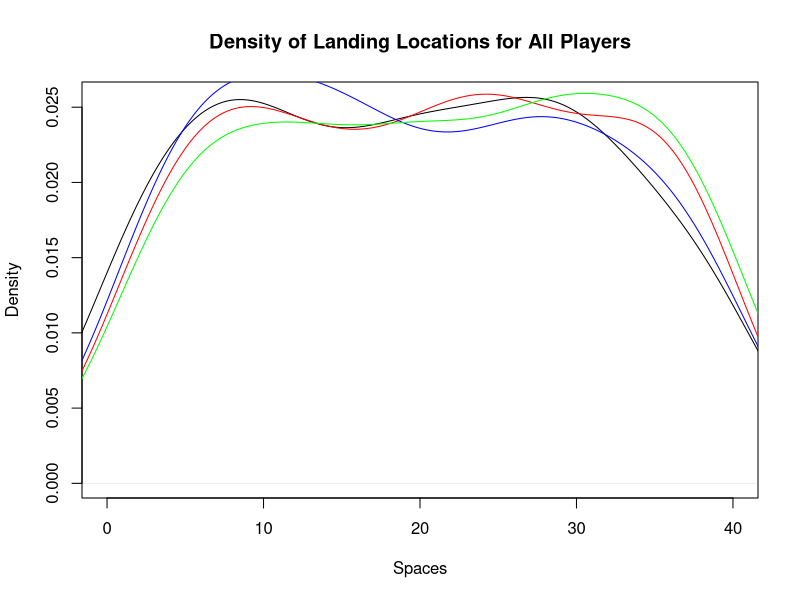
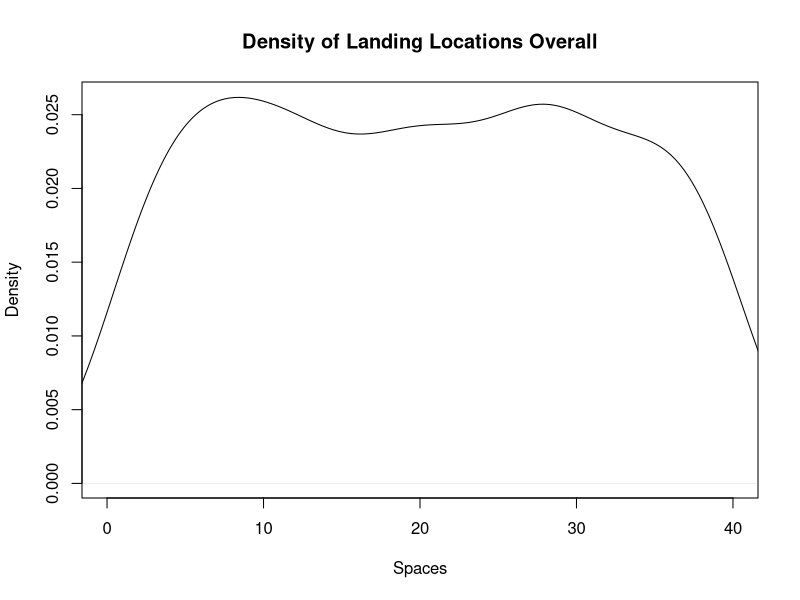
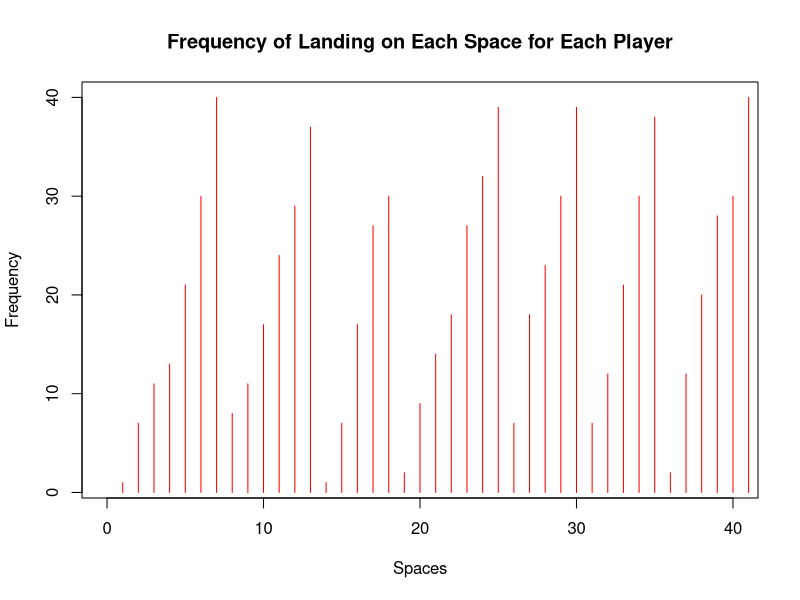
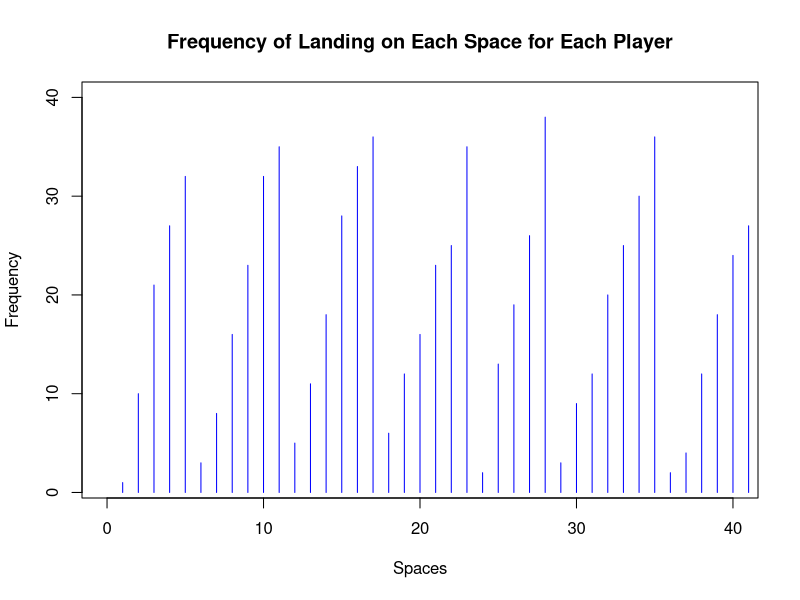
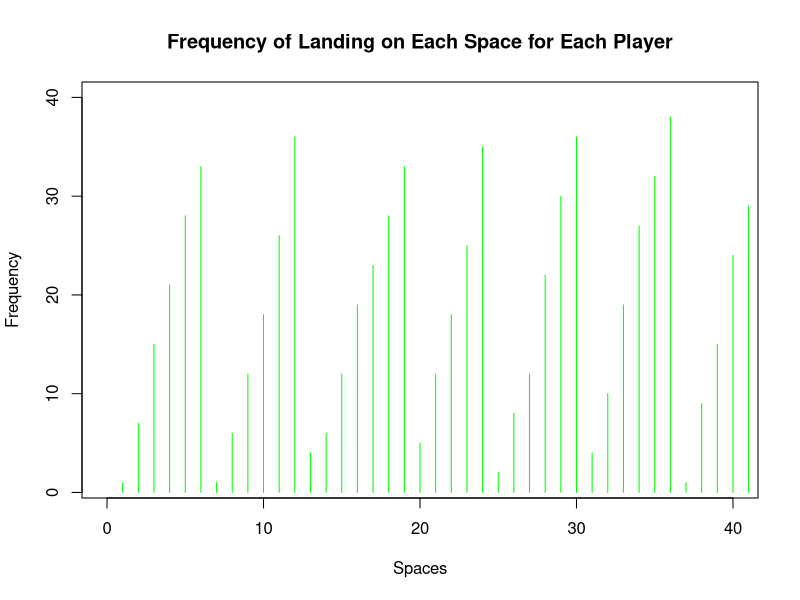
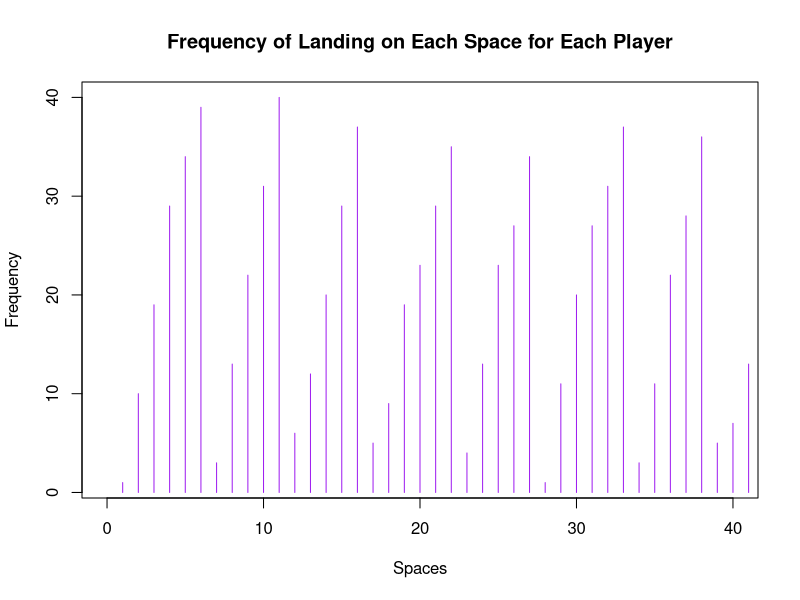
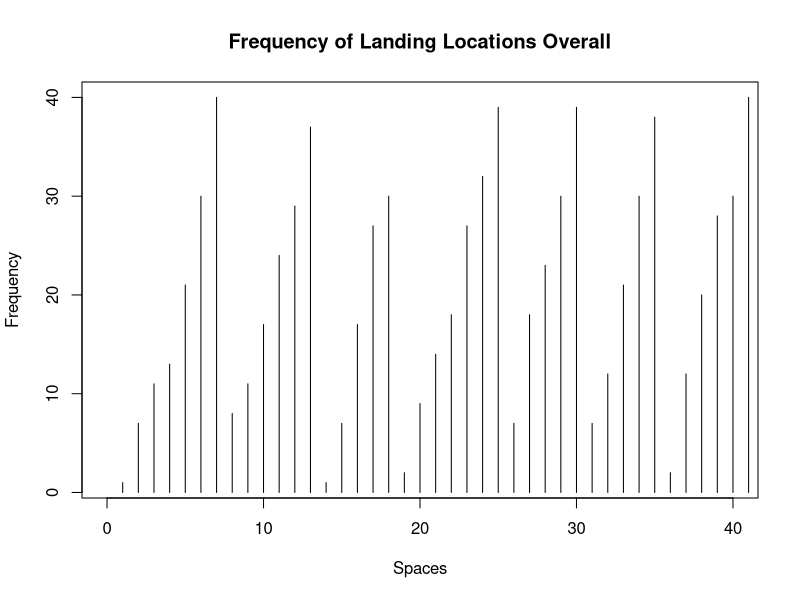
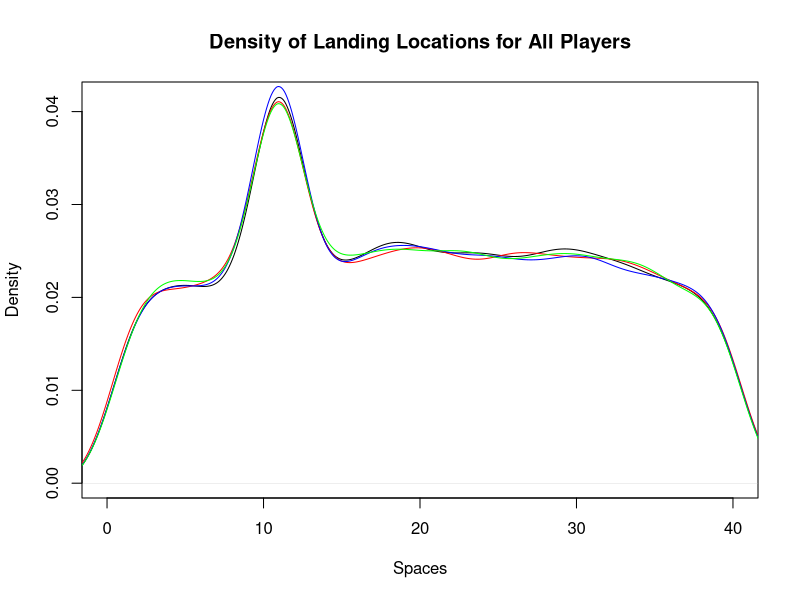

Recreate these plots in R, in order. (Note: this script raises an error after producing the figures.)
## ---- chunk 1
knitr::opts_chunk$set(echo = TRUE)
## ---- chunk 2
library(dplyr)
library(ggplot2)
library(tidyverse)
## ---- chunk 3
monopolyBoard <- read.csv("MonopolyBoard.csv", header = T)
monopolyBoard
## ---- chunk 4
# Using dice rolls to determine where a player will land on the board
#input: "location", where the player is on the board
#output: the players new location on the board after the have rolled

#note that this is only accounting for standard dice rolls, no special rules yet...

lets_move = function(location) {
  dice_roll_1 <- sample(1:6, 1, replace = TRUE) #A random roll of a six-sided die
  dice_roll_2 <- sample(1:6, 1, replace = TRUE) #A random roll of a six-sided die
  
  roll_total <- sum(dice_roll_1, dice_roll_2) #The sum of the two rolls
  
  location = location + roll_total #Updating the player's location based on their rolls from the current turn
  
  if(location <= 40) { #if statement checking the players location
    location = location
  } else { #if the sum of the player's previous location and their rolls is greater than 40, this moves the player past GO and the start moving from space 1
    location = location - 40
  }
  
  print(location)
  
}

lets_move(20)
## ---- chunk 5
who_goes_first2 <- function(num_players){
  initial_rolls <- c()
  player_order <- length(num_players)
  for (i in 1:num_players) {
    player_i_roll <- sum(sample(1:6, 2, replace=TRUE))
    initial_rolls <- c(initial_rolls, player_i_roll) # vector of every player's first roll
  }
  
  if(sum(initial_rolls == max(initial_rolls)) >= 2){ # if more 1 person has the highest roll
    
    while (sum(initial_rolls == max(initial_rolls)) >= 2) { # keep rolling as long as players are tied
      tied_players <- which(initial_rolls==max(initial_rolls)) # identify which players tied

      tie_breaker_rolls <- c()
      for (i in tied_players) { # tied players roll again
       player_i_roll2 <- sum(sample(1:6, 2, replace=TRUE))
       tie_breaker_rolls <- c(tie_breaker_rolls, player_i_roll2)
       initial_rolls <- tie_breaker_rolls # update initial rolls
      }
    }
    highest_roll <- max(tie_breaker_rolls)
    highest_player <- tied_players[which(tie_breaker_rolls == highest_roll)]
  }
  
  else {
    highest_player <- which.max(initial_rolls) # who rolled the highest number
  
    # creating player order
    player_order[1] <- as.integer(highest_player)

    for (j in 2:num_players) {
    
      player_order[j] <- as.integer(player_order[j-1] + 1)
      if (player_order[j] > num_players) {
        player_order[j] <- 1
      }
    }
    #print(player_order)
  }
  playerlist <- (list(highest_player, player_order))
  return(playerlist)
}

who_goes_first2(4)
## ---- chunk 6
#A function to play Monopoly!
#Utilizes lets_move to move the players around the board
#input: "turns"; the amount of turns each player will take (i.e. the number of rounds in the game), "players"; a numeric value 1-4 representing the number of players in the game
#output: a dataframe showing each players' location after each of their turns; a density plot showing each players' location data throughout the game; a density plot showing the overall location data throughout the game

lets_play = function(turns, players) {
  
  location_data <- as.data.frame(matrix(nrow = turns, ncol = players)) # dataframe will keep data for locations of players for each turn
  
  # puts players in order
  colnames(location_data) <- who_goes_first2(players)[[2]]
  
  location = 1 #initializes the player at space 1 (i.e. GO!)
  location_data[1,] <- location

  for (i in 2:turns) { # iterates through number of turns
    for (j in 1:players) { # rotates through each player
      location = lets_move(location_data[i-1,j])[[1]] # takes location from lets_move2 function and assigns it to location
      location_data[i,j] <- as.integer(location) # puts location value into the dataframe of locations for each player
    }
  }
print(location_data) 


 ########################## plots ###############################

 #vector of colors
  colors <- c("red", "blue", "green","purple")
  
  # creates density plot of frequency of landing on each space for each player
  plot(density(location_data[,1]), xlim = c(0,40), col = "black", xlab="Spaces", main= "Density of Landing Locations for All Players")
  
  for (k in 2:players) {
    lines(density(location_data[,k]), col = colors[k-1]) # adds a density line for each player after the first
  }
  
  # creates density plot for total frequency landing on each space (all players spaces included)
  all_spaces <- as.vector(as.matrix(location_data))
  plot(density(all_spaces), xlim = c(0,40), col = "black", xlab="Spaces", main="Density of Landing Locations Overall")
  
  #creates frequency plot for frequency of landing on certain spaces for each player
  for(k in 1:players){
  plot(location_data[,k], xlim= c(0,40), col=colors[k], type="h", xlab="Spaces", ylab="Frequency", main="Frequency of Landing on Each Space for Each Player")
  }

  plot(all_spaces, xlim = c(0,40), col = "black", type="h", xlab = "Spaces", ylab = "Frequency", main = "Frequency of Landing Locations Overall")
}

lets_play(100, 4)

## ---- chunk 7
#Double Down -- addition of jail and double rolls

#Incorporating double rolls and sending players to jail when the players are rolling and moving
#input: "location"; a numeric value 1 to 40; where the player in on the board
#output: the players new location on the board

lets_move2 = function(location) {
  dice_roll_1 <- sample(1:6, 1, replace = TRUE) #a standard, six-sided dice roll
  dice_roll_2 <- sample(1:6, 1, replace = TRUE) #a standard, six-sided dice roll
  
  roll_total <- sum(dice_roll_1, dice_roll_2) #the sum of the two dice rolls
  roll_double <- dice_roll_1 == dice_roll_2 #checking if the player rolled a double
  
    location = location + roll_total # updates location to be previous location + roll total
    double3 = "false" # double3 is assigned "true" if the player double rolls 3x (as seen in if statement below), otherwise it is assigned "false" 
    
  # first double roll -> roll again
  if (roll_double == TRUE) { #checks if the player rolled a double with their first two rolls. if "TRUE", the player rolls again
    dice_roll_3 <- sample(1:6, 1, replace = TRUE) #the player's third dice roll
    dice_roll_4 <- sample(1:6, 1, replace = TRUE) #the player's fourth dice roll
    
    roll_total2 <- sum(dice_roll_3, dice_roll_4) #the sum of the player's third and fourth rolls
    roll_double2 <- dice_roll_3 == dice_roll_4 #checks to see if the player rolled a double again
    
    location = location + roll_total2 #the player's new location
    double3 = "false"
    
    # if player is at a location past 40, subtract 40 so they go back to the GO space at location "41"
    # this is included in each if statement below so that it applies if player has to roll again
    if (location <= 40) { #checks to make sure that the player's location isn't over 40 (i.e not on the board)
      location = location
    } else { #If greater than 40, it subtracts 40 from location to allow player to continue to move on the board
      location = location - 40
    }
     
      # second double roll -> roll again
      if (roll_double2 == TRUE) { #if the player has rolled two doubles, they roll again
        dice_roll_5 <- sample(1:6, 1, replace = TRUE) #the player's fifth roll
        dice_roll_6 <- sample(1:6, 1, replace = TRUE) #the player's sixth roll
    
        roll_total3 <- sum(dice_roll_5, dice_roll_6) #the sum of the fifth and sixth roll
        roll_double3 <- dice_roll_5 == dice_roll_6 #checking to see if the player rolled a third double
    
        location = location + roll_total3 #the players new location
        double3 = "false"
        
        if (location <= 40) { #checks the player's location again
          location = location
        } else {
          location = location - 40
        }
        
        # third double roll -> go to jail
          if (roll_double3 == TRUE) { #checks if the player rolled three doubles in a row, if TRUE, the players goes to jail (space 11)
            location = monopolyBoard$spaces[monopolyBoard$name == "Jail"]
            double3 = "true"
          }
      }
  }  
    
  if (location <= 40) { #checks the players location on the board
    location = location
  } else {
    location = location - 40
  }
  
  listdata <- (list(location, double3)) # creates list for outputs "location" and "double3"
  # if you need to access location from this function, use lets_move2(location_data[i-1,j])[[1]]
  # if you need to access double3, use lets_move2(double3)[[2]]
  return(listdata)
  
}
## ---- chunk 8
#A function to move players around the board while incorporating double rolls and going to jail
#input: "turns"; the amount of turns each player takes (i.e. how many rounds the game is), "players"; a numeric value 1-4 representing the number of players in the game
#output: a dataframe showing each players' location after each of their turns; a density plot showing each players' location data throughout the game; a density plot showing the overall location data throughout the game

lets_play2 = function(turns, players) {
  
  
  location_data <- as.data.frame(matrix(nrow = turns, ncol = players)) # dataframe will keep data for locations of players for each turn
  double3data <- as.data.frame(matrix(nrow = turns, ncol = players)) # dataframe will say "true" if player double rolled 3x (which lands them in jail) and "false" if they didn't double roll 3x
  
    # puts players in order
    colnames(location_data) <- who_goes_first2(players)[[2]]
  
    location = 1 # each player starts at location 1
    location_data[1,] <- location
    double3 = 0 # initializing "double3" which will be later assigned a "true" or "false" based on if player double rolled 3x
  
    for (i in 2:turns) { # iterates through number of turns
      
        for (j in 1:players) { # rotates through each player
          
        location = lets_move2(location_data[i-1,j])[[1]] # takes location from lets_move2 function and assigns it to location
        location_data[i,j] <- as.integer(location) # puts location value into the dataframe of locations for each player
        double3data[i,j] <- lets_move2(double3)[[2]] # takes "true" or "false" value from double3 and adds it to double3data dataframe
        
      # deals with landing in jail from "go to jail" space and staying there for next 3 turns
      if (31 %in% location_data[i-1,j]) { # if you landed on 31 in the last turn (i-1 turn), you go to jail (space 11) for the ith turn
        location <- 11
        location_data[i,j] <- as.integer(location) # new location is 11
      } else if (11 %in% location_data[i-1,j] & 31 %in% location_data[i-2,j]) { # if you were on space 11 last turn AND you were on space 31 2 turns ago, you stay in jail (space 11) for turn i
        location <- 11
        location_data[i,j] <- as.integer(location)
      } else if (11 %in% location_data[i-2,j] & 31 %in% location_data[i-3,j]) {
        location <- 11
        location_data[i,j] <- as.integer(location)
      }
        
      # landing in jail from 3x double roll and staying there for next 3 turns
      if (11 %in% location_data[i,j] & "true" %in% double3data[i-1,j]) { # if player's location is 11 (jail) and double3data is"true" (player double rolled 3x), player stays in jail. all 3 if/else if statements keep player in jail for the next 3 turns
        location <- 11
        location_data[i,j] <- as.integer(location)
      } else if (11 %in% location_data[i-1,j] & "true" %in% double3data[i-2,j]) { # 
        location <- 11
        location_data[i,j] <- as.integer(location)
      } else if (11 %in% location_data[i-2,j] & "true" %in% double3data[i-3,j]) {
        location <- 11
        location_data[i,j] <- as.integer(location)
      }
        
    }
  }
  print(location_data)
  print(double3)
  
  
  ########################## plots ###############################

 #vector of colors
  colors <- c("red", "blue", "green","purple")
  
  # creates density plot of frequency of landing on each space for each player
  plot(density(location_data[,1]), xlim = c(0,40), col = "black", xlab="Spaces", main= "Density of Landing Locations for All Players")
  
  for (k in 2:players) {
    lines(density(location_data[,k]), col = colors[k-1]) # adds a density line for each player after the first
  }
  
  # creates density plot for total frequency landing on each space (all players spaces included)
  all_spaces <- as.vector(as.matrix(location_data))
  plot(density(all_spaces), xlim = c(0,40), col = "black", xlab="Spaces", main="Density of Landing Locations Overall")
  
  #creates frequency plot for frequency of landing on certain spaces for each player
  for(k in 1:players){
  plot(location_data[,k], xlim= c(0,40), col=colors[k], type="h", xlab="Spaces", ylab="Frequency", main="Frequency of Landing on Each Space for Each Player")
  }
  
  plot(all_spaces, xlim = c(0,40), col = "black", type="h", xlab = "Spaces", ylab = "Frequency", main = "Frequency of Landing Locations Overall")
 
}
 
lets_play2(10000, 4)
## ---- chunk 9

Card_Numbers <- c(1, 2, 3, 4, 5, 6, 7, 8, 9, 10, 11, 12, 13, 14, 15, 16) # the card numbers

Chance_Cards <- c("Advance to Boardwalk", "Advance to Go (Collect $200)", "Advance to Illinois Avenue. If you pass Go, collect $200", "Advance to St. Charles Place. If you pass Go, collect $200", "Advance to the nearest Railroad. If unowned, you may buy it from the Bank. If owned, pay owner twice the rental to which they are otherwise entitled", "Advance to the nearest Railroad. If unowned, you may buy it from the Bank. If owned, pay owner twice the rental to which they are otherwise entitled", "Advance token to nearest Utility. If unowned, you may buy it from the Bank. If owned, throw dice and pay owner a total ten times amount thrown", "Bank pays you dividend of $50", "Get Out of Jail Free", "Go Back 3 Spaces", "Go to Jail. Go directly to Jail, do not pass Go, do not collect $200", "Make general repairs on all your property. For each house pay $25. For each hotel pay $100", "Speeding fine $15", "Take a trip to Reading Railroad. If you pass Go, collect $200", "You have been elected Chairman of the Board. Pay each player $50", "Your building loan matures. Collect $150") # the card information

Chance <- data.frame(Chance_Cards, Card_Numbers) #a dataframe associating each chance card with a number



Community_Chest_Cards <- c("Advance to Go (Collect $200)", "Bank error in your favor. Collect $200", "Doctor’s fee. Pay $50", "From sale of stock you get $50", "Get Out of Jail Free", "Go to Jail. Go directly to jail, do not pass Go, do not collect $200", "Holiday fund matures. Receive $100", "Income tax refund. Collect $20", "It is your birthday. Collect $10 from every player", "Life insurance matures. Collect $100", "Pay hospital fees of $100", "Pay school fees of $50", "Receive $25 consultancy fee", "You are assessed for street repair. $40 per house. $115 per hotel", "You have won second prize in a beauty contest. Collect $10", "You inherit $100") # the card information

Community_Chest <- data.frame(Community_Chest_Cards, Card_Numbers) #a dataframe associating each community chest card with a number
## ---- chunk 10
#A function that randomly selects a numeric value 1:16 representing a Chance card and updates the player's location based on the card information
#input: "location"; a numeric value 1:40 representing the player's location on the board
#output: the player's new location on the board

Drawing_Chance = function(location) {
  location = location #the player's current location
  amount <- 0 #amount is later used to updated the player's bank in lets_play4
  draw_card <- sample(1:16, 1, replace = TRUE) #randomly selecting a card from 1:16 cards
  player_card <- Chance$Chance_Cards[draw_card] #finding the card in the Chance deck
  print(player_card)

#The following if statements update the player's location based on the card that was drawn (if applicable)  
      if(draw_card == 1) {
        location = 1
      }
      
      if(draw_card == 2) {
        location = 1
        amount = 200
      }
      
      if(draw_card == 3) {
        if(location > 25){
          amount = 200
        }else{
          amount = amount
    }
        location = 25
      }
  
      if(draw_card == 4){
        if(location > 13 ){
          amount = 200
        }else{
          amount = amount
    }
        location = 12
      }
  
      if(draw_card == 5){
        if(location >= 37 && location <= 5){
              location = 6
            } else {
              if (location >= 6 && location <= 15){
                location = 16
              } else {
                if(location >= 16 && location <= 25){
                  location = 26
                } else {
                  location = 36
                }
              }
            }
    }
  
    if(draw_card == 6){
        if(location >= 37 && location <= 5){
              location = 6
            } else {
              if (location >= 6 && location <= 15){
                location = 16
              } else {
                if(location >= 16 && location <= 25){
                  location = 26
                } else {
                  location = 36
                }
              }
            }
    }
  
    if(draw_card == 7){
        if(location >= 29 && location <= 12){
              location = 13
            } else {
              location = 29
    }
    }
  
    if(draw_card == 8){
      amount = -50
    }
  
    if(draw_card == 10) {
      location = location - 3
    }
  
    if(draw_card == 11) {
      location = 11
    }
  
    if(draw_card == 13){
      amount = -15
    }
  
    if(draw_card == 14) {
      if(location > 6){
        amount = 200
      }else{
        amount = amount
    }
      location = 6
    }
  
    if(draw_card == 16){
      amount = 150
    }
  
   
    location = location
    amount = amount
    list_location_amount <- list(location, amount)
    return(list_location_amount)
}



#A function that randomly selects a numeric value 1:16 representing a Community Chest card and updates the player's location based on the card information
#input: "location"; a numeric value 1:40 representing the player's location on the board
#output: the player's new location on the board

Drawing_Community_Chest = function(location) {
  location = location
  amount <- 0
  draw_card_chest <- sample(1:16, 1, replace = TRUE)
  player_card_chest <- Community_Chest$Community_Chest_Cards[draw_card_chest]
  print(player_card_chest)
  print(location)
  
  
  if (draw_card_chest == 1) {
    location = 1
    amount = 200
  }
  
  #Bank error in your favor. Collect $200
  if(draw_card_chest == 2){
    amount = 200
  }
  
  #Doctor’s fee. Pay $50
  if(draw_card_chest == 3){
    amount = -50
  }
  
  #From sale of stock you get $50
  if(draw_card_chest == 4){
    amount = 50
  }
  
  if(draw_card_chest == 6) {
    location = 11
  }
  
  #Holiday fund matures. Receive $100
  if(draw_card_chest == 7){
    amount = 100
  }
  
  #Income tax refund. Collect $20
  if(draw_card_chest == 8){
    amount = 20
  }
  
  #Life insurance matures. Collect $100
  if(draw_card_chest == 10){
    amount = 100
  }
  
  #Pay hospital fees of $100
  if(draw_card_chest == 11){
    amount = -100
  }
  
  #Pay school fees of $50
  if(draw_card_chest == 12){
    amount = -50
  }
  
  #Receive $25 consultancy fee
  if(draw_card_chest == 13){
    amount = 25
  }
  
  #You have won second prize in a beauty contest. Collect $10
  if(draw_card_chest == 15){
    amount = 10
  }
  
  #You inherit $100
  if(draw_card_chest == 16){
    amount = 100
  }
  
  location = location 
  amount = amount
  list_location_amount <- list(location,amount)
  return(list_location_amount)
}
## ---- chunk 11
#A function that expands on lets_move2 to add the actions of Community Chest and Chance spaces and their respective cards
#input: "location"; a numeric value 1 to 40; where the player in on the board
#output: the players new location on the board

lets_move3 = function(location) {
  dice_roll_1 <- sample(1:6, 1, replace = TRUE)
  dice_roll_2 <- sample(1:6, 1, replace = TRUE)
  
  roll_total <- sum(dice_roll_1, dice_roll_2)
  roll_double <- dice_roll_1 == dice_roll_2
  
    location = location + roll_total
    double3 = "false"


  if (location <= 40) {
      location = location
  } else {
      location = location - 40
  }
   
  
  if(location == 8 || location == 23 || location == 27) {
    location = Drawing_Chance(location)
  }
  
  if(location == 3 || location == 18 || location == 34) {
    location = Drawing_Community_Chest(location)
  }
    
  # first double roll -> roll again
  if (roll_double == TRUE) {
    dice_roll_3 <- sample(1:6, 1, replace = TRUE)
    dice_roll_4 <- sample(1:6, 1, replace = TRUE)
    
    roll_total2 <- sum(dice_roll_3, dice_roll_4)
    roll_double2 <- dice_roll_3 == dice_roll_4
    
    location = location + roll_total2
    double3 = "false"
    
    if (location <= 40) {
      location = location
    } else {
      location = location - 40
    }
    
    
    if(location == 8 || location == 23 || location == 27) {
    location = Drawing_Chance(location)
    }
  
  if(location == 3 || location == 18 || location == 34) {
    location = Drawing_Community_Chest(location)
    }
     
      # second double roll -> roll again
      if (roll_double2 == TRUE) {
        dice_roll_5 <- sample(1:6, 1, replace = TRUE)
        dice_roll_6 <- sample(1:6, 1, replace = TRUE)
    
        roll_total3 <- sum(dice_roll_5, dice_roll_6)
        roll_double3 <- dice_roll_5 == dice_roll_6
    
        location = location + roll_total3
        double3 = "false"
        
        if (location <= 40) {
          location = location
        } else {
          location = location - 40
        }
        
        if(location == 8 || location == 23 || location == 27) {
          location = Drawing_Chance(location)
        }
  
        if(location == 3 || location == 18 || location == 34) {
          location = Drawing_Community_Chest(location)
         
        }
        
        # third double roll -> go to jail
          if (roll_double3 == TRUE) {
            location = monopolyBoard$spaces[monopolyBoard$name == "Jail"]
            double3 = "true"

          }
      }
  }  
   
  location = location 

  listdata <- (list(location, double3))
  return(listdata)
  
}

## ---- chunk 12
lets_play3 = function(turns, players) {
  
  location_data <- as.data.frame(matrix(nrow = turns, ncol = players))
  double3data <- as.data.frame(matrix(nrow = turns, ncol = players))
  
    colnames(location_data) <- who_goes_first2(players)[[2]]
  
    location = 1
    location_data[1,] <- location
    double3 = 0
  
    for (i in 2:turns) {
      
        for (j in 1:players) {
          
        location = lets_move3(location_data[i-1,j])[[1]]
        location_data[i,j] <- as.integer(location)
        double3data[i,j] <- lets_move3(double3)[[2]]
        
      # deals with landing in jail from "go to jail" space and staying there for next 3 turns
      if (31 %in% location_data[i-1,j]) { # if you land on 31 (go to jail), next location is in jail (space 11)
        location <- 11
        location_data[i,j] <- as.integer(location)
      } else if (11 %in% location_data[i-1,j] & 31 %in% location_data[i-2,j]) {
        location <- 11
        location_data[i,j] <- as.integer(location)
      } else if (11 %in% location_data[i-2,j] & 31 %in% location_data[i-3,j]) {
        location <- 11
        location_data[i,j] <- as.integer(location)
      }
        
      # landing in jail from 3x double roll and staying there for next 3 turns
      if (11 %in% location_data[i,j] & "true" %in% double3data[i-1,j]) { # "true" means player double rolled 3x -> jail
        location <- 11
        location_data[i,j] <- as.integer(location)
      } else if (11 %in% location_data[i-1,j] & "true" %in% double3data[i-2,j]) { # 
        location <- 11
        location_data[i,j] <- as.integer(location)
      } else if (11 %in% location_data[i-2,j] & "true" %in% double3data[i-3,j]) {
        location <- 11
        location_data[i,j] <- as.integer(location)
      }
        
    }
  }
  print(location_data)
  print(double3data)


  
  # creates density plot of frequency of landing on each space for each player
  colors <- c("red", "blue", "green","purple")
  
  plot(density(location_data[,1]), xlim = c(0,40), col = "black", xlab="Spaces", main= "Density of Landing Locations for All Players")
  
  for (k in 2:players) {
    lines(density(location_data[,k]), col = colors[k-1]) # adds a density line for each player after the first
  }
  
  # creates density plot for total frequency landing on each space (all players spaces included)
  all_spaces <- as.vector(as.matrix(location_data))
  plot(density(all_spaces), xlim = c(0,40), col = "black", xlab="Spaces", main="Density of Landing Locations Overall")
  
  for(k in 1:players){
  plot(location_data[,k], xlim= c(0,40), col=colors[k], type="h", xlab="Spaces", ylab="Frequency", main="Frequency of Landing on Each Space for Each Player")
  }
  
  # second set of frequency plots
  for (k in 1:players) {
    colors <- c("coral1", "steelblue1", "palegreen2","plum2")
    freq_data <- data.frame(space = 1:40, freq = tabulate(location_data[, k], nbins = 40))
    density_plot <- ggplot(freq_data, aes(x = space, y = freq)) +
     geom_bar(stat = "identity", fill = colors[k], color = "black") +
     ggtitle(paste0("Player ", k, ": Frequency of Landing on Each Space")) +
     xlab("Spaces") +
     ylab("Frequency") +
     theme_minimal()
    
    print(density_plot)
  }
  
}
lets_play3(100,4)

## ---- chunk 13
#A function that expands on lets_move3 to add the collection of $200 every time a player passes "Go"
#input: "location"; a numeric value 1 to 40; where the player in on the board
#output: the players new location on the board

lets_move4 = function(location) {
  dice_roll_1 <- sample(1:6, 1, replace = TRUE) 
  dice_roll_2 <- sample(1:6, 1, replace = TRUE) 
  
  roll_total <- sum(dice_roll_1, dice_roll_2)
  roll_double <- dice_roll_1 == dice_roll_2
  
    location = location + roll_total
    double3 = "false"


  if (location <= 40) {
      location = location
      amount = 0
  } else {
      location = location - 40
      amount = 200
  }
   
  
  if(location == 8 || location == 23 || location == 27) { #check's if the player's location is a Chance space
    location = Drawing_Chance(location)[[1]] #if TRUE, the player draws a Chance card using the Drawing_Chance function which updates their location
  }
  
  if(location == 3 || location == 18 || location == 34) { #check's if the player's location is a Community Chest space
    location = Drawing_Community_Chest(location)[[1]] #if TRUE, the player draws a Community Chest card using the Drawing_Community_Chest which updates their location
  }
    
  # first double roll -> roll again
  if (roll_double == TRUE) {
    dice_roll_3 <- sample(1:6, 1, replace = TRUE)
    dice_roll_4 <- sample(1:6, 1, replace = TRUE)
    
    roll_total <- sum(dice_roll_3, dice_roll_4)
    roll_double2 <- dice_roll_3 == dice_roll_4
    
    location = location + roll_total
    double3 = "false"
    
    if (location <= 40) {
      location = location
      amount = 0
    } else {
      location = location - 40
      amount = 200
    }
    
    
    if(location == 8 || location == 23 || location == 27) { #check's if the player's location is a Chance space
    location = Drawing_Chance(location)[[1]] #if TRUE, the player draws a Chance card using the Drawing_Chance function which updates their location
    }
  
  if(location == 3 || location == 18 || location == 34) { #check's if the player's location is a Community Chest space
    location = Drawing_Community_Chest(location)[[1]] #if TRUE, the player draws a Community Chest card using the Drawing_Community_Chest which updates their location
    }
     
      # second double roll -> roll again
      if (roll_double2 == TRUE) {
        dice_roll_5 <- sample(1:6, 1, replace = TRUE)
        dice_roll_6 <- sample(1:6, 1, replace = TRUE)
    
        roll_total <- sum(dice_roll_5, dice_roll_6)
        roll_double3 <- dice_roll_5 == dice_roll_6
    
        location = location + roll_total
        double3 = "false"
        
        if (location <= 40) {
          location = location
          amount = 0
        } else {
          location = location - 40
          amount = 200
        }
        
        if(location == 8 || location == 23 || location == 27) { #check's if the player's location is a Chance space
          location = Drawing_Chance(location)[[1]] #if TRUE, the player draws a Chance card using the Drawing_Chance function which updates their location
        }
  
        if(location == 3 || location == 18 || location == 34) { #check's if the player's location is a Community Chest space
          location = Drawing_Community_Chest(location)[[1]] #if TRUE, the player draws a Community Chest card using the Drawing_Community_Chest which updates their location
         
        }
        
        # third double roll -> go to jail
          if (roll_double3 == TRUE) {
            location = monopolyBoard$spaces[monopolyBoard$name == "Jail"]
            double3 = "true"

          }
      }
  }  
   
  location = location 

  listdata <- (list(location, double3, amount))
  return(listdata)
  
}

## ---- chunk 14

lets_play4 = function(turns, players) {
  
  location_data <- as.data.frame(matrix(nrow = turns, ncol = players))
  double3data <- as.data.frame(matrix(nrow = turns, ncol = players))
  
    colnames(location_data) <- who_goes_first2(players)[[2]]
  
    location = 1
    location_data[1,] <- location
    double3 = 0
  
    for (i in 2:turns) {
      
        for (j in 1:players) {
          
        location = lets_move3(location_data[i-1,j])[[1]]
        location_data[i,j] <- as.integer(location)
        double3data[i,j] <- lets_move3(location)[[2]]
        
      # deals with landing in jail from "go to jail" space and staying there for next 3 turns
      if (31 %in% location_data[i-1,j]) { # if you land on 31 (go to jail), next location is in jail (space 11)
        location <- 11
        location_data[i,j] <- as.integer(location)
      } else if (11 %in% location_data[i-1,j] & 31 %in% location_data[i-2,j]) {
        location <- 11
        location_data[i,j] <- as.integer(location)
      } else if (11 %in% location_data[i-2,j] & 31 %in% location_data[i-3,j]) {
        location <- 11
        location_data[i,j] <- as.integer(location)
      }
        
      # landing in jail from 3x double roll and staying there for next 3 turns
      if (11 %in% location_data[i,j] & "true" %in% double3data[i-1,j]) { # "true" means player double rolled 3x -> jail
        location <- 11
        location_data[i,j] <- as.integer(location)
      } else if (11 %in% location_data[i-1,j] & "true" %in% double3data[i-2,j]) { # 
        location <- 11
        location_data[i,j] <- as.integer(location)
      } else if (11 %in% location_data[i-2,j] & "true" %in% double3data[i-3,j]) {
        location <- 11
        location_data[i,j] <- as.integer(location)
      }

        
      # updating banks if players land on each others' properties
      if(location %in% c(2, 4, 7, 9, 10, 12, 13, 14, 15, 17, 19, 20, 22, 24, 25, 27, 28, 29, 30, 32, 33, 35, 38, 40)) {
            
      location = location
      spot <- which(Property_Statuses$Space == location)
      cost <- which(monopolyBoard$spaces == location)
      owned_by_player <- Property_Statuses$Owned_By_Player[spot]
        
      The_Players$Player_Bank[owned_by_player] <- The_Players$Player_Bank[owned_by_player] + monopolyBoard$rent_0[cost]
      The_Players$Player_Bank[j] <- The_Players$Player_Bank[j] - monopolyBoard$rent_0[cost]
      }
      
      #updating banks if players land on others' railroads
      if(location %in% c(6, 16, 26, 36)){
        
      location = location
      spot <- which(Property_Statuses$Space == location)
      cost <- which(monopolyBoard$spaces == location)
      owned_by_player <- Property_Statuses$Owned_By_Player[spot]
        
      The_Players$Player_Bank[owned_by_player] <- The_Players$Player_Bank[owned_by_player] + 200
      The_Players$Player_Bank[j] <- The_Players$Player_Bank[j] - 200
      }
      
      # Updating player bank if they gained or lost money from a Chance card
      if (Drawing_Chance(location_data[i,j])[[2]] != 0) {
        The_Players$Player_Bank[j] <- The_Players$Player_Bank[j] + Drawing_Chance(location_data[i,j])[[2]]  
      }
        
      # Updating player bank if they gained or lost money from a Community Chest card 
      if (Drawing_Community_Chest(location_data[i,j])[[2]] != 0) {
        The_Players$Player_Bank[j] <- The_Players$Player_Bank[j] + Drawing_Community_Chest(location_data[i,j])[[2]]  
      }
      
      # Player gets $200 if they pass go
      if (lets_move3(location_data[i,j])[[3]] != 0) {
        The_Players$Player_Bank[j] <- The_Players$Player_Bank[j] + lets_move3(location_data[i,j])[[3]]  
      }
      
      # Paying when player lands on a tax space
      if (5 %in% location_data[i,j] || 39 %in% location_data[i,j]) {
        The_Players$Player_Bank[j] <- The_Players$Player_Bank[j] - monopolyBoard$cost[location_data[i,j]] # subtracting cost of tax from player's bank
      }
        
      #
    }
  }

  print(The_Players)
  
  
    # creates density plot of frequency of landing on each space for each player
  colors <- c("red", "blue", "green","purple")
  
  plot(density(location_data[,1]), xlim = c(0,40), col = "black", xlab="Spaces", main= "Density of Landing Locations for All Players")
  
  for (k in 2:players) {
    lines(density(location_data[,k]), col = colors[k-1]) # adds a density line for each player after the first
  }
  
  # creates density plot for total frequency landing on each space (all players spaces included)
  all_spaces <- as.vector(as.matrix(location_data))
  plot(density(all_spaces), xlim = c(0,40), col = "black", xlab="Spaces", main="Density of Landing Locations Overall")
  
  for(k in 1:players){
  plot(location_data[,k], xlim= c(0,40), col=colors[k], type="h", xlab="Spaces", ylab="Frequency", main="Frequency of Landing on Each Space for Each Player")
  }
  
}


lets_play4(1000, 4)
